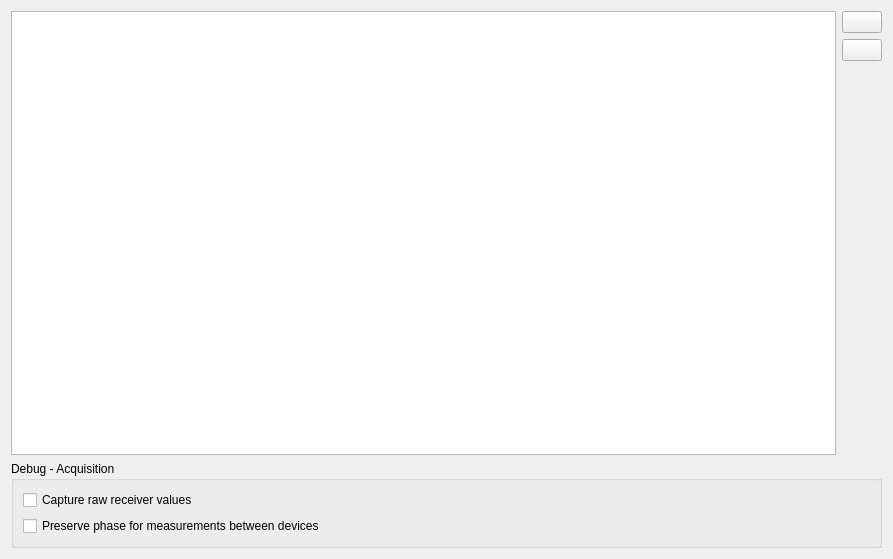
<?xml version="1.0" encoding="UTF-8"?>
<ui version="4.0">
 <class>CompoundDriverSettingsWidget</class>
 <widget class="QWidget" name="CompoundDriverSettingsWidget">
  <property name="geometry">
   <rect>
    <x>0</x>
    <y>0</y>
    <width>893</width>
    <height>559</height>
   </rect>
  </property>
  <property name="windowTitle">
   <string>CompoundDriverSettingsWidget</string>
  </property>
  <layout class="QVBoxLayout" name="verticalLayout">
   <item>
    <layout class="QHBoxLayout" name="horizontalLayout_13">
     <item>
      <widget class="QListWidget" name="compoundList"/>
     </item>
     <item>
      <layout class="QVBoxLayout" name="verticalLayout_19">
       <item>
        <widget class="QPushButton" name="compoundAdd">
         <property name="text">
          <string/>
         </property>
         <property name="icon">
          <iconset theme="list-add" resource="../../../icons.qrc">
           <normaloff>:/icons/add.png</normaloff>
           <normalon>:/icons/add.png</normalon>:/icons/add.png</iconset>
         </property>
        </widget>
       </item>
       <item>
        <widget class="QPushButton" name="compoundDelete">
         <property name="text">
          <string/>
         </property>
         <property name="icon">
          <iconset theme="list-remove" resource="../../../icons.qrc">
           <normaloff>:/icons/remove.png</normaloff>
           <normalon>:/icons/remove.png</normalon>:/icons/remove.png</iconset>
         </property>
        </widget>
       </item>
       <item>
        <spacer name="verticalSpacer_8">
         <property name="orientation">
          <enum>Qt::Vertical</enum>
         </property>
         <property name="sizeHint" stdset="0">
          <size>
           <width>20</width>
           <height>40</height>
          </size>
         </property>
        </spacer>
       </item>
      </layout>
     </item>
    </layout>
   </item>
   <item>
    <widget class="QGroupBox" name="groupBox_25">
     <property name="title">
      <string>Debug - Acquisition</string>
     </property>
     <layout class="QVBoxLayout" name="verticalLayout_32">
      <item>
       <widget class="QCheckBox" name="CaptureRawReceiverValues">
        <property name="text">
         <string>Capture raw receiver values</string>
        </property>
       </widget>
      </item>
      <item>
       <widget class="QCheckBox" name="PreservePhase">
        <property name="text">
         <string>Preserve phase for measurements between devices</string>
        </property>
       </widget>
      </item>
     </layout>
    </widget>
   </item>
  </layout>
 </widget>
 <resources>
  <include location="../../../icons.qrc"/>
 </resources>
 <connections/>
</ui>
